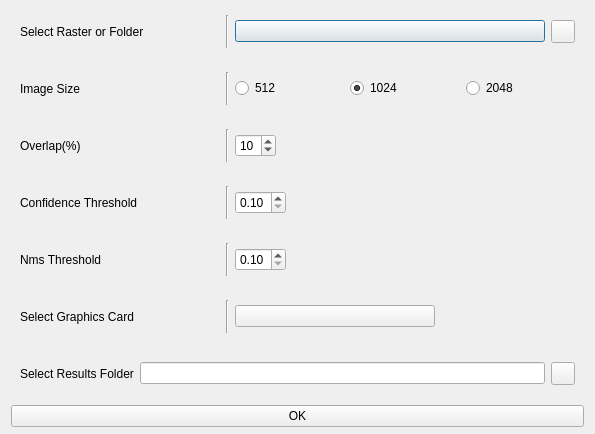
<?xml version="1.0" encoding="UTF-8"?>
<ui version="4.0">
 <class>detecDialog</class>
 <widget class="QDialog" name="detecDialog">
  <property name="geometry">
   <rect>
    <x>0</x>
    <y>0</y>
    <width>595</width>
    <height>434</height>
   </rect>
  </property>
  <property name="windowTitle">
   <string/>
  </property>
  <layout class="QVBoxLayout" name="verticalLayout">
   <property name="spacing">
    <number>6</number>
   </property>
   <property name="topMargin">
    <number>6</number>
   </property>
   <property name="bottomMargin">
    <number>7</number>
   </property>
   <item>
    <widget class="CardWidget" name="CardWidget_4">
     <property name="layoutDirection">
      <enum>Qt::LeftToRight</enum>
     </property>
     <layout class="QHBoxLayout" name="horizontalLayout_5">
      <item>
       <widget class="BodyLabel" name="BodyLabel">
        <property name="sizePolicy">
         <sizepolicy hsizetype="Fixed" vsizetype="Preferred">
          <horstretch>0</horstretch>
          <verstretch>0</verstretch>
         </sizepolicy>
        </property>
        <property name="minimumSize">
         <size>
          <width>200</width>
          <height>0</height>
         </size>
        </property>
        <property name="text">
         <string>Select Raster or Folder</string>
        </property>
       </widget>
      </item>
      <item>
       <widget class="Line" name="line">
        <property name="orientation">
         <enum>Qt::Vertical</enum>
        </property>
       </widget>
      </item>
      <item>
       <widget class="ComboBox" name="inputComboBox">
        <property name="sizePolicy">
         <sizepolicy hsizetype="Expanding" vsizetype="Fixed">
          <horstretch>0</horstretch>
          <verstretch>0</verstretch>
         </sizepolicy>
        </property>
       </widget>
      </item>
      <item>
       <widget class="ToolButton" name="selectInputFilePB"/>
      </item>
     </layout>
    </widget>
   </item>
   <item>
    <widget class="CardWidget" name="CardWidget_2">
     <layout class="QHBoxLayout" name="horizontalLayout_2">
      <item>
       <widget class="BodyLabel" name="BodyLabel_2">
        <property name="sizePolicy">
         <sizepolicy hsizetype="Fixed" vsizetype="Preferred">
          <horstretch>0</horstretch>
          <verstretch>0</verstretch>
         </sizepolicy>
        </property>
        <property name="minimumSize">
         <size>
          <width>200</width>
          <height>0</height>
         </size>
        </property>
        <property name="text">
         <string>Image Size</string>
        </property>
       </widget>
      </item>
      <item>
       <widget class="Line" name="line_2">
        <property name="orientation">
         <enum>Qt::Vertical</enum>
        </property>
       </widget>
      </item>
      <item>
       <widget class="RadioButton" name="imgSizeRb_512">
        <property name="text">
         <string>512</string>
        </property>
        <property name="checked">
         <bool>false</bool>
        </property>
        <attribute name="buttonGroup">
         <string notr="true">imgSizeButtonGroup</string>
        </attribute>
       </widget>
      </item>
      <item>
       <widget class="RadioButton" name="imgSizeRb_1024">
        <property name="text">
         <string>1024</string>
        </property>
        <property name="checked">
         <bool>true</bool>
        </property>
        <attribute name="buttonGroup">
         <string notr="true">imgSizeButtonGroup</string>
        </attribute>
       </widget>
      </item>
      <item>
       <widget class="RadioButton" name="imgSizeRb_2048">
        <property name="text">
         <string>2048</string>
        </property>
        <attribute name="buttonGroup">
         <string notr="true">imgSizeButtonGroup</string>
        </attribute>
       </widget>
      </item>
     </layout>
    </widget>
   </item>
   <item>
    <widget class="CardWidget" name="CardWidget_3">
     <layout class="QHBoxLayout" name="horizontalLayout_4">
      <item>
       <widget class="BodyLabel" name="BodyLabel_3">
        <property name="sizePolicy">
         <sizepolicy hsizetype="Fixed" vsizetype="Preferred">
          <horstretch>0</horstretch>
          <verstretch>0</verstretch>
         </sizepolicy>
        </property>
        <property name="minimumSize">
         <size>
          <width>200</width>
          <height>0</height>
         </size>
        </property>
        <property name="text">
         <string>Overlap(%)</string>
        </property>
       </widget>
      </item>
      <item>
       <widget class="Line" name="line_3">
        <property name="orientation">
         <enum>Qt::Vertical</enum>
        </property>
       </widget>
      </item>
      <item>
       <widget class="SpinBox" name="overlapSpinBox">
        <property name="readOnly">
         <bool>false</bool>
        </property>
        <property name="minimum">
         <number>5</number>
        </property>
        <property name="maximum">
         <number>40</number>
        </property>
        <property name="singleStep">
         <number>5</number>
        </property>
        <property name="value">
         <number>10</number>
        </property>
       </widget>
      </item>
      <item>
       <spacer name="horizontalSpacer">
        <property name="orientation">
         <enum>Qt::Horizontal</enum>
        </property>
        <property name="sizeHint" stdset="0">
         <size>
          <width>40</width>
          <height>20</height>
         </size>
        </property>
       </spacer>
      </item>
     </layout>
    </widget>
   </item>
   <item>
    <widget class="CardWidget" name="CardWidget_6">
     <layout class="QHBoxLayout" name="horizontalLayout_7">
      <item>
       <widget class="BodyLabel" name="BodyLabel_6">
        <property name="sizePolicy">
         <sizepolicy hsizetype="Fixed" vsizetype="Preferred">
          <horstretch>0</horstretch>
          <verstretch>0</verstretch>
         </sizepolicy>
        </property>
        <property name="minimumSize">
         <size>
          <width>200</width>
          <height>0</height>
         </size>
        </property>
        <property name="text">
         <string>Confidence Threshold</string>
        </property>
       </widget>
      </item>
      <item>
       <widget class="Line" name="line_5">
        <property name="orientation">
         <enum>Qt::Vertical</enum>
        </property>
       </widget>
      </item>
      <item>
       <widget class="DoubleSpinBox" name="confSpinBox">
        <property name="minimum">
         <double>0.100000000000000</double>
        </property>
        <property name="maximum">
         <double>0.900000000000000</double>
        </property>
        <property name="singleStep">
         <double>0.100000000000000</double>
        </property>
       </widget>
      </item>
      <item>
       <spacer name="horizontalSpacer_2">
        <property name="orientation">
         <enum>Qt::Horizontal</enum>
        </property>
        <property name="sizeHint" stdset="0">
         <size>
          <width>40</width>
          <height>20</height>
         </size>
        </property>
       </spacer>
      </item>
     </layout>
    </widget>
   </item>
   <item>
    <widget class="CardWidget" name="CardWidget_7">
     <layout class="QHBoxLayout" name="horizontalLayout_8">
      <item>
       <widget class="BodyLabel" name="BodyLabel_7">
        <property name="sizePolicy">
         <sizepolicy hsizetype="Fixed" vsizetype="Preferred">
          <horstretch>0</horstretch>
          <verstretch>0</verstretch>
         </sizepolicy>
        </property>
        <property name="minimumSize">
         <size>
          <width>200</width>
          <height>0</height>
         </size>
        </property>
        <property name="text">
         <string>Nms Threshold</string>
        </property>
       </widget>
      </item>
      <item>
       <widget class="Line" name="line_6">
        <property name="orientation">
         <enum>Qt::Vertical</enum>
        </property>
       </widget>
      </item>
      <item>
       <widget class="DoubleSpinBox" name="nmsSpinBox">
        <property name="minimum">
         <double>0.100000000000000</double>
        </property>
        <property name="maximum">
         <double>0.900000000000000</double>
        </property>
        <property name="singleStep">
         <double>0.100000000000000</double>
        </property>
       </widget>
      </item>
      <item>
       <spacer name="horizontalSpacer_3">
        <property name="orientation">
         <enum>Qt::Horizontal</enum>
        </property>
        <property name="sizeHint" stdset="0">
         <size>
          <width>40</width>
          <height>20</height>
         </size>
        </property>
       </spacer>
      </item>
     </layout>
    </widget>
   </item>
   <item>
    <widget class="CardWidget" name="CardWidget_8">
     <layout class="QHBoxLayout" name="horizontalLayout_9">
      <item>
       <widget class="BodyLabel" name="BodyLabel_8">
        <property name="sizePolicy">
         <sizepolicy hsizetype="Fixed" vsizetype="Preferred">
          <horstretch>0</horstretch>
          <verstretch>0</verstretch>
         </sizepolicy>
        </property>
        <property name="minimumSize">
         <size>
          <width>200</width>
          <height>0</height>
         </size>
        </property>
        <property name="text">
         <string>Select Graphics Card</string>
        </property>
       </widget>
      </item>
      <item>
       <widget class="Line" name="line_7">
        <property name="orientation">
         <enum>Qt::Vertical</enum>
        </property>
       </widget>
      </item>
      <item>
       <widget class="ComboBox" name="selectGpuComboBox">
        <property name="minimumSize">
         <size>
          <width>200</width>
          <height>0</height>
         </size>
        </property>
       </widget>
      </item>
      <item>
       <spacer name="horizontalSpacer_4">
        <property name="orientation">
         <enum>Qt::Horizontal</enum>
        </property>
        <property name="sizeHint" stdset="0">
         <size>
          <width>40</width>
          <height>20</height>
         </size>
        </property>
       </spacer>
      </item>
     </layout>
    </widget>
   </item>
   <item>
    <widget class="CardWidget" name="CardWidget">
     <property name="layoutDirection">
      <enum>Qt::LeftToRight</enum>
     </property>
     <layout class="QHBoxLayout" name="horizontalLayout">
      <item>
       <widget class="BodyLabel" name="BodyLabel_4">
        <property name="text">
         <string>Select Results Folder</string>
        </property>
       </widget>
      </item>
      <item>
       <widget class="LineEdit" name="saveLE"/>
      </item>
      <item>
       <widget class="ToolButton" name="selectSaveFilePB"/>
      </item>
     </layout>
    </widget>
   </item>
   <item>
    <widget class="PushButton" name="runPB">
     <property name="text">
      <string>OK</string>
     </property>
    </widget>
   </item>
  </layout>
 </widget>
 <customwidgets>
  <customwidget>
   <class>ComboBox</class>
   <extends>QPushButton</extends>
   <header>qfluentwidgets</header>
  </customwidget>
  <customwidget>
   <class>PushButton</class>
   <extends>QPushButton</extends>
   <header>qfluentwidgets</header>
  </customwidget>
  <customwidget>
   <class>ToolButton</class>
   <extends>QToolButton</extends>
   <header>qfluentwidgets</header>
  </customwidget>
  <customwidget>
   <class>RadioButton</class>
   <extends>QRadioButton</extends>
   <header>qfluentwidgets</header>
  </customwidget>
  <customwidget>
   <class>CardWidget</class>
   <extends>QFrame</extends>
   <header>qfluentwidgets</header>
   <container>1</container>
  </customwidget>
  <customwidget>
   <class>BodyLabel</class>
   <extends>QLabel</extends>
   <header>qfluentwidgets</header>
  </customwidget>
  <customwidget>
   <class>LineEdit</class>
   <extends>QLineEdit</extends>
   <header>qfluentwidgets</header>
  </customwidget>
  <customwidget>
   <class>SpinBox</class>
   <extends>QSpinBox</extends>
   <header>qfluentwidgets</header>
  </customwidget>
  <customwidget>
   <class>DoubleSpinBox</class>
   <extends>QDoubleSpinBox</extends>
   <header>qfluentwidgets</header>
  </customwidget>
 </customwidgets>
 <resources/>
 <connections/>
 <buttongroups>
  <buttongroup name="imgSizeButtonGroup"/>
 </buttongroups>
</ui>
